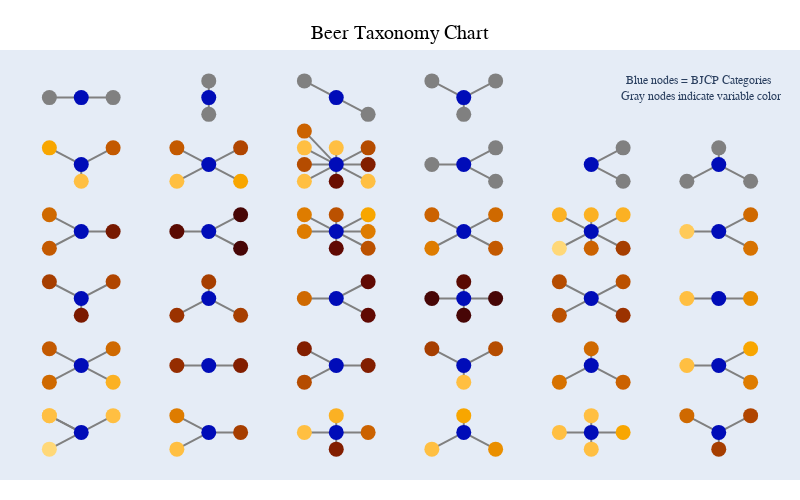

Here is the notebook cell this chart was saved with:
### Code cell
import plotly.graph_objects as go
import networkx as nx
import pandas as pd
import matplotlib.pyplot as plt
import numpy as np

# Read data in. Drop extraneous columns.
df = pd.read_excel("data/2015_Guidelines.xlsx")
df.drop(columns=["Unnamed: 27", "Unnamed: 28", "Unnamed: 29"], inplace=True)

#categories = list(df['BJCP Categories'])
#styles = list(df['Styles'])

# Create a network graph from the dataframe.
G = nx.from_pandas_edgelist(df, source="BJCP Categories", target="Styles", edge_attr=None)

# Create positions for the graph.
#pos = nx.spring_layout(G)

# Read the pre-defined coordinates.
coords = np.genfromtxt(r'data/coords.txt', delimiter=',')

# Create an empty dictionary that will match each node with the coordinates from above.
pos = {}

# List of attributes
attr = ['Style Family', 'Style History', 'Origin', 'ABV min', 'ABV max', 'IBUs min', 'IBUs max', 'SRM min', 'SRM max', 
          'OG min', 'OG max', 'FG min', 'FG max', 'Overall Impression', 'Aroma', 'Appearance', 'Flavor', 'Mouthfell', 
          'Comments', 'History', 'Characteristic Ingredients', 'Style Comparison', 'Commercial Examples', 'Notes']

# Add attributes for the style (i.e. target) nodes.
for i, row in df.iterrows():
    for a in attr:
        G.nodes[row['BJCP Categories']][a] = " "
        G.nodes[row['Styles']][a] = str(row[a])

        
nodes_loc = np.empty(shape=(len(G.nodes), 2))
  
colors_dict = {1: '#FFE699', 2: '#FFD878', 3: '#FFCA5A', 4: '#FFBF42',
         5: '#FBB123', 6: '#F8A600', 7: '#F39C00', 8: '#EA8F00',
         9: '#E58500', 10: '#DE7C00', 11: '#D77200', 12: '#CF6900',
         13: '#CB6200', 14: '#C35900', 15: '#BB5100', 16: '#B54C00',
         17: '#B04500', 18: '#A63E00', 19: '#A13700', 20: '#9B3200',
         21: '#952D00', 22: '#8E2900', 23: '#882300', 24: '#821E00',
         25: '#7B1A00', 26: '#771900', 27: '#701400', 28: '#6A0E00',
         29: '#660D00', 30: '#5E0B00', 31: '#5A0A02', 32: '#600903',
         33: '#520907', 34: '#4C0505', 35: '#470606', 36: '#440607',
         37: '#3F0708', 38: '#3B0607', 39: '#3A070B', 40: '#36080A'}

colors = []

for ix, node in enumerate(G.nodes()):
    
    pos[node] = coords[ix]
    nodes_loc[ix] = pos[node]
    
    try:
        
        m = 0.5 * (float(G.nodes[node]['SRM min']) + float(G.nodes[node]['SRM max']))
        colors.append(colors_dict[round(m)])
                  
    except ValueError:
        if G.nodes[node]['SRM max'] == " ":
            colors.append('#000cb8')
        else:
            colors.append('gray')

edges_loc = []

for edge in G.edges():
    edges_loc.append(pos[edge[0]])
    edges_loc.append(pos[edge[1]])
    edges_loc.append([None, None])

edges_loc = np.array(edges_loc)

nodes=[dict(type='scatter',
            x=nodes_loc[:,0],
            y=nodes_loc[:,1],
            mode='markers',
            marker=dict(size=15, color=colors), 
            hoverinfo='text',
            hovertext=[node + 
                       "<br>Origin: " + G.nodes[node]['Origin'] +
                       "<br>ABV range: " + G.nodes[node]['ABV min'] + "-" + G.nodes[node]['ABV max'] +
                       "<br>IBU range: " + G.nodes[node]['IBUs min'] + "-" + G.nodes[node]['IBUs max']
                       for node in G.nodes()])]

edges=[dict(type='scatter',
            x=edges_loc[:,0],
            y=edges_loc[:,1],
            mode='lines',
            line=dict(width=2, color='gray'))]

data=edges+nodes

fig = go.Figure(data=data,
             layout=go.Layout(
                height=500,
                 width=800,
                title={'text':'Beer Taxonomy Chart', 
                       'font':{'family':'Impact',
                               'color':'black',
                               'size':20},
                       'x':0.5,
                       'xanchor':'center',
                       'y':0.95},
                hovermode='closest',
                margin=dict(b=20,l=0,r=0,t=50),
                xaxis=dict(showgrid=False, zeroline=False, showticklabels=False),
                yaxis=dict(showgrid=False, zeroline=False, showticklabels=False),
                showlegend=False,
                annotations=[dict(
                    text="Blue nodes = BJCP Categories <br> Gray nodes indicate variable color",
                    font={'family': 'Arial', 'size':12},
                    showarrow=False,
                    xref="paper", yref="paper",
                    x=0.98, y=0.95)]
             )
            )
                
fig.show()

### Figure 1 — Plotly figure (JSON) as saved in the notebook; plotly's stock layout.template omitted (floating-point values rounded to 4 significant figures; data arrays with more than 128 entries replaced by an {"elided": "..."} marker saying what was removed)
{"data": [{"line": {"color": "gray", "width": 2}, "mode": "lines", "type": "scatter", "x": {"elided": "354 int values"}, "y": {"elided": "354 int values"}}, {"hoverinfo": "text", "hovertext": {"elided": "151 str values"}, "marker": {"color": {"elided": "151 str values"}, "size": 15}, "mode": "markers", "type": "scatter", "x": {"elided": "151 int values"}, "y": {"elided": "151 int values"}}], "layout": {"annotations": [{"font": {"family": "Arial", "size": 12}, "showarrow": false, "text": "Blue nodes = BJCP Categories <br> Gray nodes indicate variable color", "x": 0.98, "xref": "paper", "y": 0.95, "yref": "paper"}], "height": 500, "hovermode": "closest", "margin": {"b": 20, "l": 0, "r": 0, "t": 50}, "showlegend": false, "title": {"font": {"color": "black", "family": "Impact", "size": 20}, "text": "Beer Taxonomy Chart", "x": 0.5, "xanchor": "center", "y": 0.95}, "width": 800, "xaxis": {"showgrid": false, "showticklabels": false, "zeroline": false}, "yaxis": {"showgrid": false, "showticklabels": false, "zeroline": false}}}
